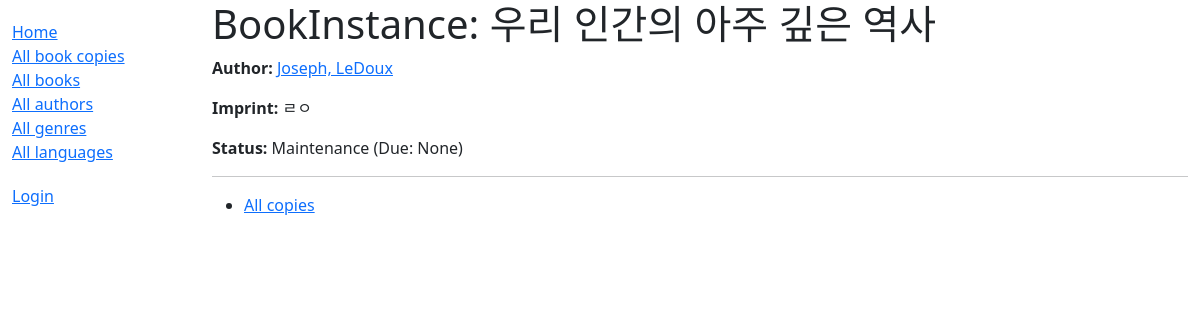
Page /catalog/bookinstance/84424549-4c1f-4c23-89b2-0efbe28d2f3c on the earlier database version.
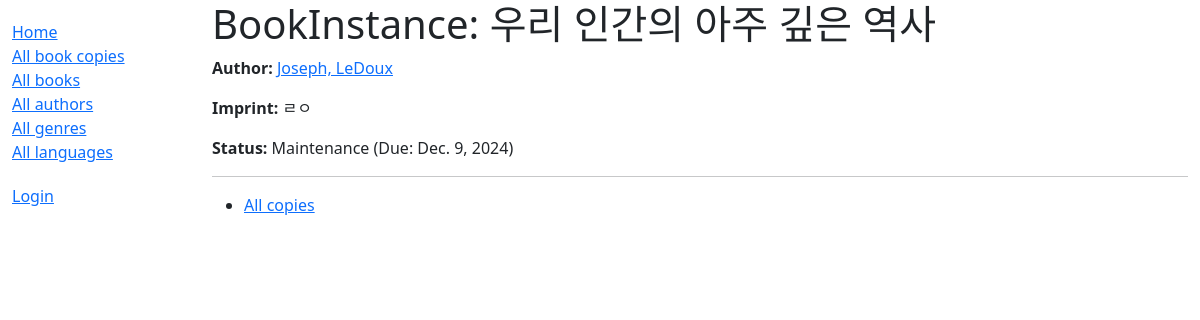
Same page on the later database version.
### catalog/models.py (models this page shows, shortened)
class BookInstance(models.Model):
    id = models.UUIDField(primary_key=True, default=uuid.uuid4,
                          help_text="Unique ID for this particular book across whole library")
    book = models.ForeignKey('Book', on_delete=models.RESTRICT, null=True)
    imprint = models.CharField(max_length=200)
    due_back = models.DateField(null=True, blank=True)
    borrower = models.ForeignKey(User, on_delete=models.SET_NULL, null=True, blank=True)
    LOAN_STATUS = (
        ('d', 'Maintenance'),
        ('o', 'On loan'),
        ('a', 'Available'),
        ('r', 'Reserved'),
    )
    status = models.CharField(
        max_length=1,
        choices=LOAN_STATUS,
        blank=True,
        default='d',
        help_text='Book availability')
    class Meta:
        ordering = ['due_back']
        permissions = (("can_mark_returned", "Set book as returned"),)

class Book(models.Model):
    title = models.CharField(max_length=200)
    author = models.ForeignKey('Author', on_delete=models.RESTRICT, null=True)
    summary = models.TextField(
        max_length=1000, help_text="Enter a brief description of the book")
    isbn = models.CharField('ISBN', max_length=13,
                            unique=True,
                            help_text='13 Character <a href="https://www.isbn-international.org/content/what-isbn'
                                      '">ISBN number</a>')
    genre = models.ManyToManyField(
        Genre, help_text="Select a genre for this book")
    language = models.ForeignKey(
        'Language', on_delete=models.SET_NULL, null=True)
    class Meta:
        ordering = ['title', 'author']
    def display_genre(self):
        """ 장르의 문자열을 만듬. 관리에서 장르를 표시하려면 이 작업이 필요함"""
        return ', '.join([genre.name for genre in self.genre.all()[:3]])
    display_genre.short_description = 'Genre'
    def get_absolute_url(self):
        return reverse('book-detail', args=[str(self.id)])

class Author(models.Model):
    first_name = models.CharField(max_length=100)
    last_name = models.CharField(max_length=100)
    date_of_birth = models.DateField(null=True, blank=True)
    date_of_death = models.DateField('died', null=True, blank=True)
    class Meta:
        ordering = ['last_name', 'first_name']
    def get_absolute_url(self):
        return reverse('author-detail', args=[str(self.id)])
    def __str__(self):
        return f'{self.last_name}, {self.first_name}'

### catalog/views.py (the view)
# urls.py: path('bookinstance/<uuid:pk>', views.BookInstanceDetailView.as_view(),
class BookInstanceDetailView(generic.DetailView):
    model = BookInstance

### catalog/templates/catalog/bookinstance_detail.html (shortened to what this page needs)
{% extends "base_generic.html" %}
{% block content %}
<h1>BookInstance: {{ bookinstance.book.title }}</h1>
<p><strong>Author:</strong> <a href="{{ bookinstance.book.author.get_absolute_url }}">{{ bookinstance.book.author }}</a></p>
<p><strong>Imprint:</strong> {{ bookinstance.imprint }}</p>
<p><strong>Status:</strong> {{ bookinstance.get_status_display }} {% if bookinstance.status != 'a' %} (Due: {{bookinstance.due_back}}){% endif %}</p>
<hr>
<ul>
  <li>
    <a href="{{ bookinstance.book.get_absolute_url }}">All copies</a></p>
  </li>
</ul>
{% endblock %}
{% block sidebar %}
  {{ block.super }}
{% endblock %}

Differences in the rows shown:
changed BookInstance "ㄹㅇ": due_back "None" → "Dec. 9, 2024"
